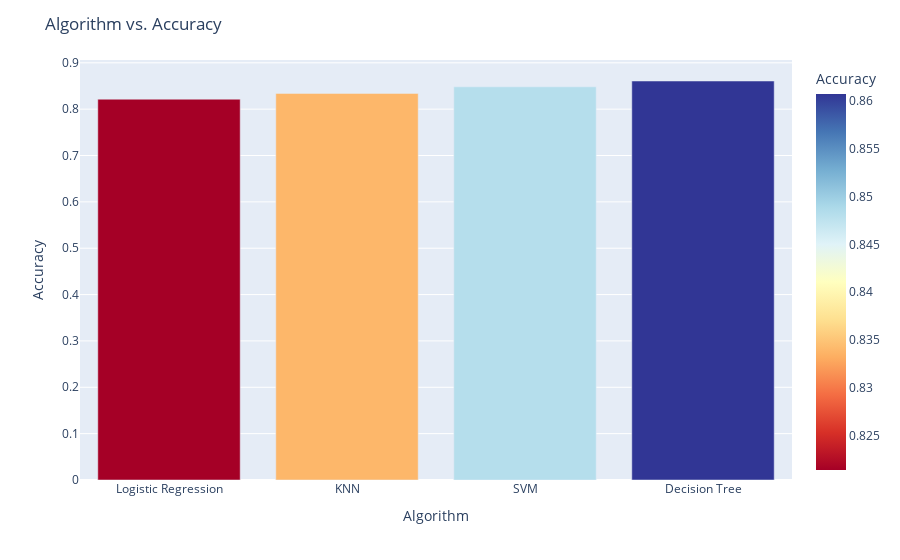

This figure's notebook cell:
### Code cell
import plotly.express as px
import plotly.graph_objects as go
fig = px.bar(algo_df, x='Algorithm', y='Accuracy', hover_data=['Algorithm', 'Accuracy'], color='Accuracy', color_continuous_scale='rdylbu')
fig.update_layout(title='Algorithm vs. Accuracy', xaxis_title='Algorithm', yaxis_title='Accuracy' )
fig.show()

### Figure 1 — Plotly figure (JSON) as saved in the notebook; plotly's stock layout.template omitted (floating-point values rounded to 4 significant figures)
{"data": [{"alignmentgroup": "True", "hovertemplate": "Algorithm=%{x}<br>Accuracy=%{marker.color}<extra></extra>", "legendgroup": "", "marker": {"color": [0.8214, 0.8339, 0.8482, 0.8607], "coloraxis": "coloraxis", "pattern": {"shape": ""}}, "name": "", "offsetgroup": "", "orientation": "v", "showlegend": false, "textposition": "auto", "type": "bar", "x": ["Logistic Regression", "KNN", "SVM", "Decision Tree"], "xaxis": "x", "y": [0.8214, 0.8339, 0.8482, 0.8607], "yaxis": "y"}], "layout": {"autosize": true, "barmode": "relative", "coloraxis": {"colorbar": {"title": {"text": "Accuracy"}}, "colorscale": [[0, "rgb(165,0,38)"], [0.1, "rgb(215,48,39)"], [0.2, "rgb(244,109,67)"], [0.3, "rgb(253,174,97)"], [0.4, "rgb(254,224,144)"], [0.5, "rgb(255,255,191)"], [0.6, "rgb(224,243,248)"], [0.7, "rgb(171,217,233)"], [0.8, "rgb(116,173,209)"], [0.9, "rgb(69,117,180)"], [1, "rgb(49,54,149)"]]}, "legend": {"tracegroupgap": 0}, "margin": {"t": 60}, "title": {"text": "Algorithm vs. Accuracy"}, "xaxis": {"anchor": "y", "autorange": true, "domain": [0, 1], "range": [-0.5, 3.5], "title": {"text": "Algorithm"}, "type": "category"}, "yaxis": {"anchor": "x", "autorange": true, "domain": [0, 1], "range": [0, 0.906], "title": {"text": "Accuracy"}, "type": "linear"}}}
